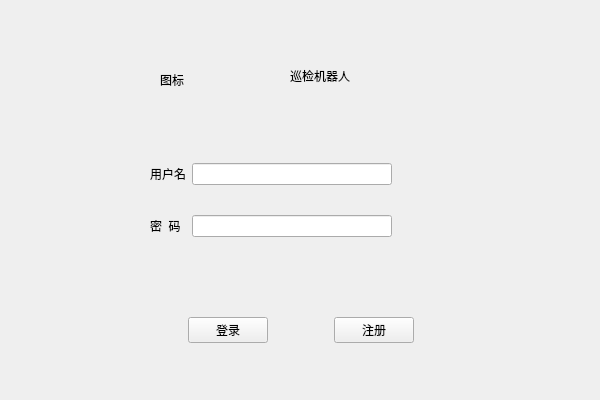
<?xml version="1.0" encoding="UTF-8"?>
<ui version="4.0">
 <class>SignIn</class>
 <widget class="QWidget" name="SignIn">
  <property name="geometry">
   <rect>
    <x>0</x>
    <y>0</y>
    <width>600</width>
    <height>400</height>
   </rect>
  </property>
  <property name="windowTitle">
   <string>Form</string>
  </property>
  <widget class="QWidget" name="widget" native="true">
   <property name="geometry">
    <rect>
     <x>10</x>
     <y>10</y>
     <width>582</width>
     <height>123</height>
    </rect>
   </property>
   <widget class="QLabel" name="iconLabel">
    <property name="geometry">
     <rect>
      <x>150</x>
      <y>30</y>
      <width>80</width>
      <height>80</height>
     </rect>
    </property>
    <property name="sizePolicy">
     <sizepolicy hsizetype="Fixed" vsizetype="Fixed">
      <horstretch>0</horstretch>
      <verstretch>0</verstretch>
     </sizepolicy>
    </property>
    <property name="text">
     <string>图标</string>
    </property>
   </widget>
   <widget class="QLabel" name="titleLabel">
    <property name="geometry">
     <rect>
      <x>280</x>
      <y>40</y>
      <width>141</width>
      <height>51</height>
     </rect>
    </property>
    <property name="text">
     <string>巡检机器人</string>
    </property>
   </widget>
  </widget>
  <widget class="QWidget" name="widget_2" native="true">
   <property name="geometry">
    <rect>
     <x>10</x>
     <y>139</y>
     <width>582</width>
     <height>124</height>
    </rect>
   </property>
   <layout class="QGridLayout" name="gridLayout">
    <item row="1" column="1">
     <widget class="QLabel" name="label_3">
      <property name="text">
       <string>密  码</string>
      </property>
     </widget>
    </item>
    <item row="0" column="0">
     <spacer name="horizontalSpacer">
      <property name="orientation">
       <enum>Qt::Horizontal</enum>
      </property>
      <property name="sizeType">
       <enum>QSizePolicy::Fixed</enum>
      </property>
      <property name="sizeHint" stdset="0">
       <size>
        <width>140</width>
        <height>20</height>
       </size>
      </property>
     </spacer>
    </item>
    <item row="0" column="1">
     <widget class="QLabel" name="label">
      <property name="text">
       <string>用户名</string>
      </property>
     </widget>
    </item>
    <item row="0" column="4">
     <spacer name="horizontalSpacer_2">
      <property name="orientation">
       <enum>Qt::Horizontal</enum>
      </property>
      <property name="sizeHint" stdset="0">
       <size>
        <width>40</width>
        <height>20</height>
       </size>
      </property>
     </spacer>
    </item>
    <item row="0" column="2">
     <widget class="QLineEdit" name="username"/>
    </item>
    <item row="1" column="2">
     <widget class="QLineEdit" name="password">
      <property name="echoMode">
       <enum>QLineEdit::Password</enum>
      </property>
     </widget>
    </item>
   </layout>
  </widget>
  <widget class="QWidget" name="widget_3" native="true">
   <property name="geometry">
    <rect>
     <x>10</x>
     <y>269</y>
     <width>582</width>
     <height>123</height>
    </rect>
   </property>
   <layout class="QHBoxLayout" name="horizontalLayout">
    <item>
     <spacer name="horizontalSpacer_3">
      <property name="orientation">
       <enum>Qt::Horizontal</enum>
      </property>
      <property name="sizeHint" stdset="0">
       <size>
        <width>40</width>
        <height>20</height>
       </size>
      </property>
     </spacer>
    </item>
    <item>
     <widget class="QPushButton" name="loginBtn">
      <property name="text">
       <string>登录</string>
      </property>
     </widget>
    </item>
    <item>
     <spacer name="horizontalSpacer_5">
      <property name="orientation">
       <enum>Qt::Horizontal</enum>
      </property>
      <property name="sizeType">
       <enum>QSizePolicy::Fixed</enum>
      </property>
      <property name="sizeHint" stdset="0">
       <size>
        <width>60</width>
        <height>20</height>
       </size>
      </property>
     </spacer>
    </item>
    <item>
     <widget class="QPushButton" name="signup">
      <property name="text">
       <string>注册</string>
      </property>
     </widget>
    </item>
    <item>
     <spacer name="horizontalSpacer_4">
      <property name="orientation">
       <enum>Qt::Horizontal</enum>
      </property>
      <property name="sizeHint" stdset="0">
       <size>
        <width>40</width>
        <height>20</height>
       </size>
      </property>
     </spacer>
    </item>
   </layout>
  </widget>
 </widget>
 <resources/>
 <connections/>
</ui>
